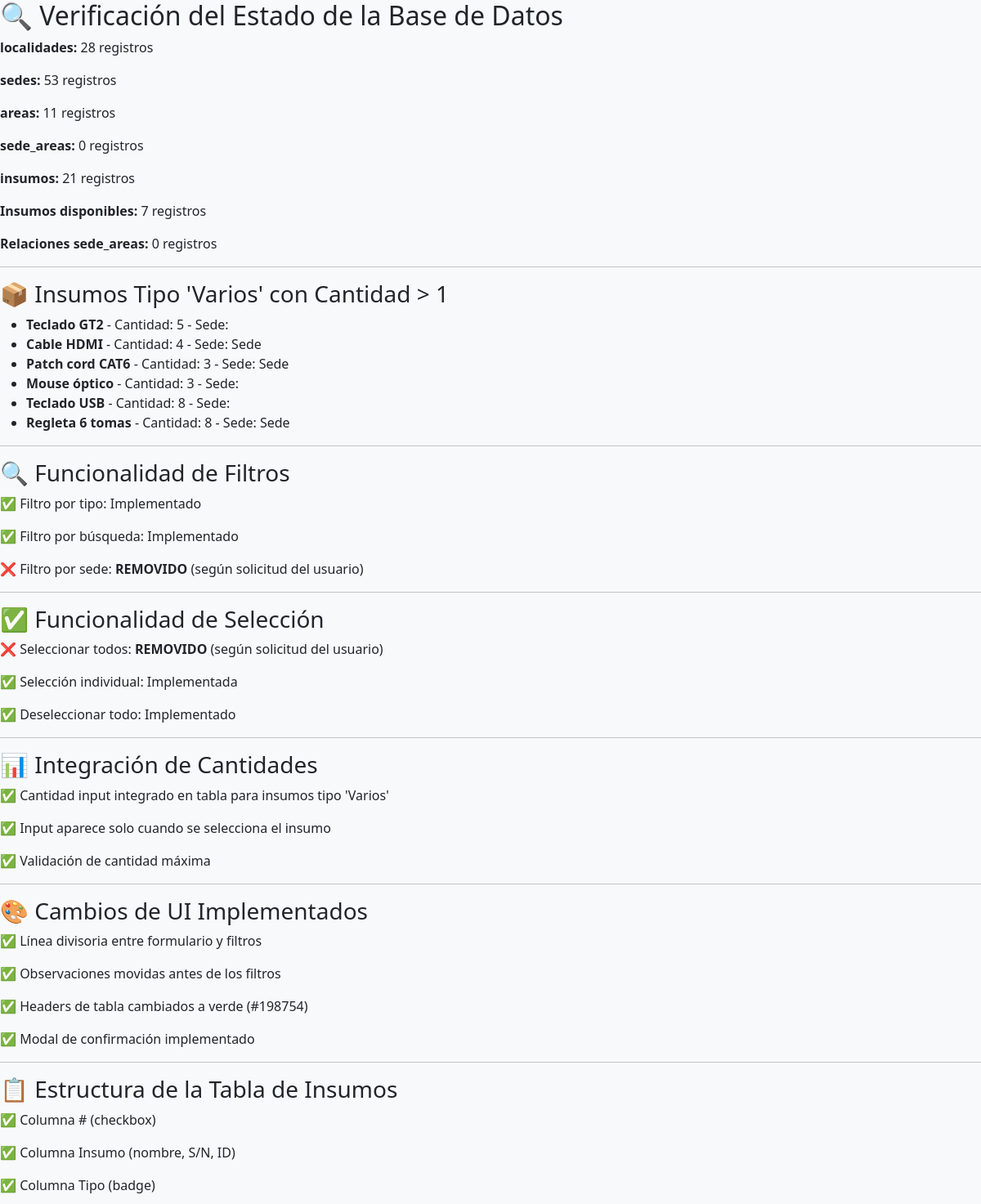
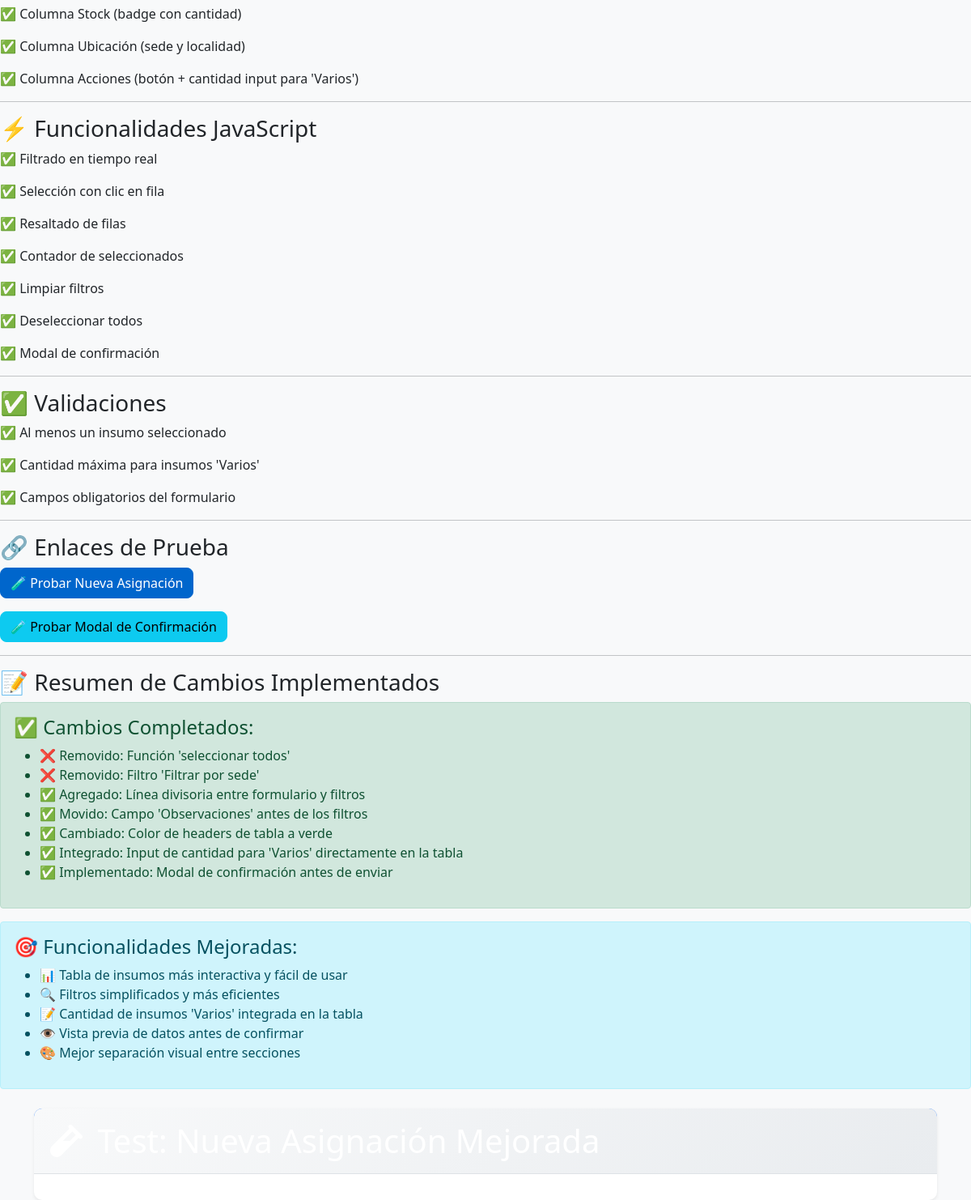
The app's page /pages/test_nueva_mejorada.php with its own data (2 pictures, top to bottom).
### tables this page shows
CREATE TABLE `insumos` (
  `id_insumo` int(11) NOT NULL,
  `nombre_insumo` varchar(100) NOT NULL,
  `tipo_insumo` enum('Varios','PC Completa','Notebook','Impresora','Monitor','Escaner') NOT NULL,
  `subcategoria_varios` enum('Hardware','Periféricos','Red') DEFAULT NULL,
  `descripcion_general` varchar(255) DEFAULT NULL,
  `numero_serie` varchar(50) DEFAULT NULL,
  `id_fisico` varchar(50) DEFAULT NULL,
  `id_patrimonio` varchar(50) DEFAULT NULL,
  `cantidad` int(11) NOT NULL DEFAULT 1,
  `fecha_adquisicion` date DEFAULT NULL,
  `estado` enum('Disponible','Asignado','De Baja') NOT NULL DEFAULT 'Disponible',
  `id_punto_stock_actual` int(11) DEFAULT NULL,
  `id_sede_actual` int(11) DEFAULT NULL,
  `id_area_asignacion_actual` int(11) DEFAULT NULL,
  `id_patrimonio_idx` varchar(50) GENERATED ALWAYS AS (case when `tipo_insumo` <> 'Varios' then `id_patrimonio` else NULL end) VIRTUAL
);

CREATE TABLE `sedes` (
  `id_sede` int(11) NOT NULL,
  `id_localidad` int(11) NOT NULL,
  `nombre_sede` varchar(100) NOT NULL,
  `direccion` varchar(255) DEFAULT NULL,
  `observaciones` varchar(255) DEFAULT NULL,
  `delegado_nombre` varchar(100) DEFAULT NULL,
  `delegado_apellido` varchar(100) DEFAULT NULL,
  `delegado_telefono` varchar(50) DEFAULT NULL,
  `responsable_nombre` varchar(100) DEFAULT NULL,
  `responsable_apellido` varchar(100) DEFAULT NULL,
  `responsable_telefono` varchar(50) DEFAULT NULL
);

### pages/test_nueva_mejorada.php (the view, shortened to what this page needs)
<?php
$conexion = conectarDB();
echo "<h2>🔍 Verificación del Estado de la Base de Datos</h2>";
$tablas = ['localidades', 'sedes', 'areas', 'sede_areas', 'insumos'];
foreach ($tablas as $tabla) {
    $stmt = $conexion->query("SELECT COUNT(*) as total FROM $tabla");
    $resultado = $stmt->fetch();
    echo "<p><strong>$tabla:</strong> {$resultado['total']} registros</p>";
}
$stmt = $conexion->query("SELECT COUNT(*) as total FROM insumos WHERE estado = 'Disponible'");
$resultado = $stmt->fetch();
echo "<p><strong>Insumos disponibles:</strong> {$resultado['total']} registros</p>";
$stmt = $conexion->query("SELECT COUNT(*) as total FROM sede_areas");
$resultado = $stmt->fetch();
echo "<p><strong>Relaciones sede_areas:</strong> {$resultado['total']} registros</p>";
echo "<hr>";
echo "<h3>📦 Insumos Tipo 'Varios' con Cantidad > 1</h3>";
$stmt = $conexion->query("SELECT id_insumo, nombre_insumo, cantidad, nombre_sede
                          FROM insumos i
                          LEFT JOIN sedes s ON i.id_sede_actual = s.id_sede
                          WHERE i.tipo_insumo = 'Varios' AND i.cantidad > 1 AND i.estado = 'Disponible'");
$insumos_varios = $stmt->fetchAll();
if (empty($insumos_varios)) {
    echo "<p class='text-warning'>⚠️ No hay insumos tipo 'Varios' con cantidad > 1 disponibles</p>";
} else {
    echo "<ul>";
    foreach ($insumos_varios as $insumo) {
        echo "<li><strong>{$insumo['nombre_insumo']}</strong> - Cantidad: {$insumo['cantidad']} - Sede: {$insumo['nombre_sede']}</li>";
    }
    echo "</ul>";
}
echo "<hr>";
echo "<h3>🔍 Funcionalidad de Filtros</h3>";
echo "<p>✅ Filtro por tipo: Implementado</p>";
echo "<p>✅ Filtro por búsqueda: Implementado</p>";
echo "<p>❌ Filtro por sede: <strong>REMOVIDO</strong> (según solicitud del usuario)</p>";
echo "<hr>";
echo "<h3>✅ Funcionalidad de Selección</h3>";
echo "<p>❌ Seleccionar todos: <strong>REMOVIDO</strong> (según solicitud del usuario)</p>";
echo "<p>✅ Selección individual: Implementada</p>";
echo "<p>✅ Deseleccionar todo: Implementado</p>";
echo "<hr>";
echo "<h3>📊 Integración de Cantidades</h3>";
echo "<p>✅ Cantidad input integrado en tabla para insumos tipo 'Varios'</p>";
echo "<p>✅ Input aparece solo cuando se selecciona el insumo</p>";
echo "<p>✅ Validación de cantidad máxima</p>";
echo "<hr>";
echo "<h3>🎨 Cambios de UI Implementados</h3>";
echo "<p>✅ Línea divisoria entre formulario y filtros</p>";
echo "<p>✅ Observaciones movidas antes de los filtros</p>";
echo "<p>✅ Headers de tabla cambiados a verde (#198754)</p>";
echo "<p>✅ Modal de confirmación implementado</p>";
echo "<hr>";
echo "<h3>📋 Estructura de la Tabla de Insumos</h3>";
echo "<p>✅ Columna # (checkbox)</p>";
echo "<p>✅ Columna Insumo (nombre, S/N, ID)</p>";
echo "<p>✅ Columna Tipo (badge)</p>";
echo "<p>✅ Columna Stock (badge con cantidad)</p>";
echo "<p>✅ Columna Ubicación (sede y localidad)</p>";
echo "<p>✅ Columna Acciones (botón + cantidad input para 'Varios')</p>";
echo "<hr>";
echo "<h3>⚡ Funcionalidades JavaScript</h3>";
echo "<p>✅ Filtrado en tiempo real</p>";
echo "<p>✅ Selección con clic en fila</p>";
echo "<p>✅ Resaltado de filas</p>";
echo "<p>✅ Contador de seleccionados</p>";
echo "<p>✅ Limpiar filtros</p>";
echo "<p>✅ Deseleccionar todos</p>";
echo "<p>✅ Modal de confirmación</p>";
echo "<hr>";
echo "<h3>✅ Validaciones</h3>";
echo "<p>✅ Al menos un insumo seleccionado</p>";
echo "<p>✅ Cantidad máxima para insumos 'Varios'</p>";
echo "<p>✅ Campos obligatorios del formulario</p>";
echo "<hr>";
echo "<h3>🔗 Enlaces de Prueba</h3>";
echo "<p><a href='asignaciones/nueva_pasos.php' class='btn btn-primary'>🧪 Probar Nueva Asignación</a></p>";
echo "<p><a href='test_modal_confirmacion.php' class='btn btn-info'>🧪 Probar Modal de Confirmación</a></p>";
echo "<hr>";
echo "<h3>📝 Resumen de Cambios Implementados</h3>";
echo "<div class='alert alert-success'>";
echo "<h4>✅ Cambios Completados:</h4>";
echo "<ul>";
echo "<li>❌ Removido: Función 'seleccionar todos'</li>";
echo "<li>❌ Removido: Filtro 'Filtrar por sede'</li>";
echo "<li>✅ Agregado: Línea divisoria entre formulario y filtros</li>";
echo "<li>✅ Movido: Campo 'Observaciones' antes de los filtros</li>";
echo "<li>✅ Cambiado: Color de headers de tabla a verde</li>";
echo "<li>✅ Integrado: Input de cantidad para 'Varios' directamente en la tabla</li>";
echo "<li>✅ Implementado: Modal de confirmación antes de enviar</li>";
echo "</ul>";
echo "</div>";
echo "<div class='alert alert-info'>";
echo "<h4>🎯 Funcionalidades Mejoradas:</h4>";
echo "<ul>";
echo "<li>📊 Tabla de insumos más interactiva y fácil de usar</li>";
echo "<li>🔍 Filtros simplificados y más eficientes</li>";
echo "<li>📝 Cantidad de insumos 'Varios' integrada en la tabla</li>";
echo "<li>👁️ Vista previa de datos antes de confirmar</li>";
echo "<li>🎨 Mejor separación visual entre secciones</li>";
echo "</ul>";
echo "</div>";
?>
<!DOCTYPE html>
<html lang="es">
<head>
    <link href="https://cdn.jsdelivr.net/npm/bootstrap@5.1.3/dist/css/bootstrap.min.css" rel="stylesheet">
    <link href="https://cdnjs.cloudflare.com/ajax/libs/font-awesome/6.0.0/css/all.min.css" rel="stylesheet">
    <link href="../public/css/style.css" rel="stylesheet">
</head>
<body>
    <div class="container mt-4">
        <div class="row">
            <div class="col-12">
                <div class="card">
                    <div class="card-header bg-primary text-white">
                        <h1 class="mb-0">
                            <i class="fas fa-vial me-2"></i>
                        </h1>
                    </div>
                    <div class="card-body">
                    </div>
                </div>
            </div>
        </div>
    </div>
</body>
</html>

### public/css/style.css (style rules this page uses)
:root { --primary-color: #0066cc; --secondary-color: #ffffff; --success-color: #009933; --warning-color: #ffcc00; --danger-color: #cc0000; --info-color: #0099cc; --light-color: #f8f9fa; --dark-color: #212529; }
body { font-family: 'Segoe UI', Tahoma, Geneva, Verdana, sans-serif; background-color: #f8f9fa; margin: 0; padding: 0; }
.card { border: none; border-radius: 10px; box-shadow: 0 0.125rem 0.25rem rgba(0, 0, 0, 0.075); transition: all 0.3s ease; }
.card-header { background: linear-gradient(135deg, #f8f9fa 0%, #e9ecef 100%); border-bottom: 1px solid #dee2e6; border-radius: 10px 10px 0 0 !important; padding: 1rem 1.25rem; font-weight: 600; }
.btn { border-radius: 8px; font-weight: 500; transition: all 0.3s ease; }
.btn-primary { background-color: var(--primary-color); border-color: var(--primary-color); }

### records on screen
insumos: nombre_insumo "Teclado GT2", cantidad "5"
insumos: nombre_insumo "Cable HDMI", cantidad "4", id_sede_actual.nombre_sede "Sede"
insumos: nombre_insumo "Patch cord CAT6", cantidad "3", id_sede_actual.nombre_sede "Sede"
insumos: nombre_insumo "Mouse óptico", cantidad "3"
insumos: nombre_insumo "Teclado USB", cantidad "8"
insumos: nombre_insumo "Regleta 6 tomas", cantidad "8", id_sede_actual.nombre_sede "Sede"

### other values on screen
$tabla "localidades"
$resultado['total'] "28"
$tabla "sedes"
$resultado['total'] "53"
$tabla "areas"
$resultado['total'] "11"
$tabla "sede_areas"
$resultado['total'] "0"
$tabla "insumos"
$resultado['total'] "21"
$resultado['total'] "7"
